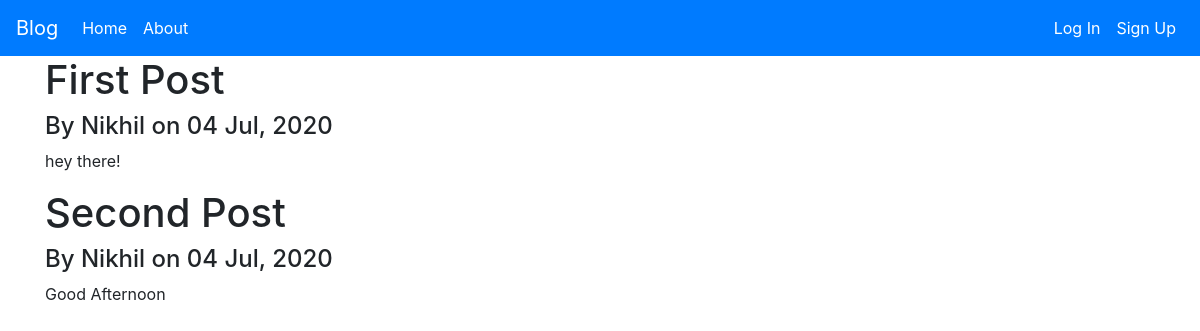
The page / on the database its author committed.
### blog/models.py (models this page shows)
class Post(models.Model) :
	title = models.CharField(max_length = 100)
	content = models.TextField()
	date = models.DateTimeField(auto_now_add = True)
	author = models.ForeignKey(User, on_delete = models.CASCADE)

### blog/views.py (the view)
# urls.py: path('', views.home, name = 'blog-home'),
def home (request):
	context = {
	'posts' : Post.objects.all()
	}
	return render(request, 'blog/home.html', context)

### blog/templates/blog/home.html
{%extends "blog/base.html"%}
{%block content%}
	{%for post in posts%}
		<h1>{{post.title}}</h1>
		<h4>By {{post.author}} on {{post.date|date:"d M, Y"}}</h4>
		<p>{{post.content}}</p>
	{%endfor%}
{%endblock content%}

### rows shown on the page
Post: title "First Post", author "Nikhil", date "04 Jul, 2020", content "hey there!"
Post: title "Second Post", author "Nikhil", date "04 Jul, 2020", content "Good Afternoon"
